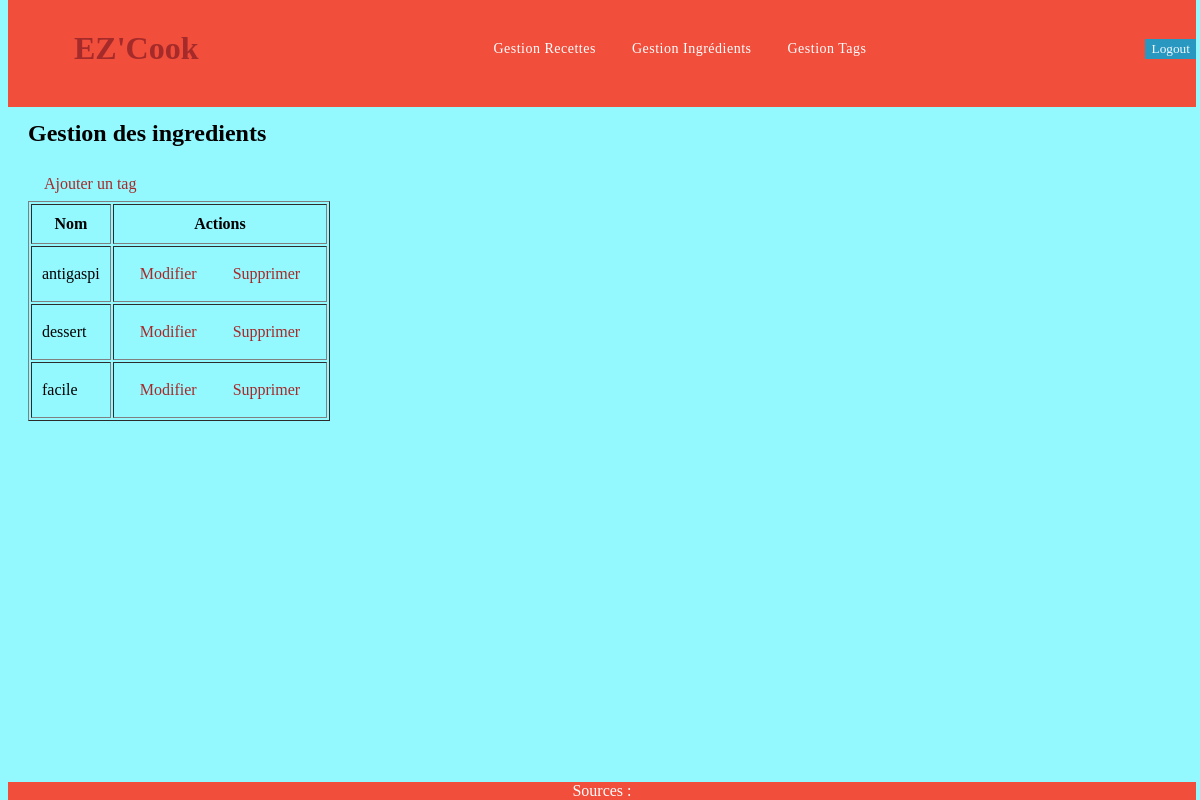
The app's page /tags.php (signed in), older data.
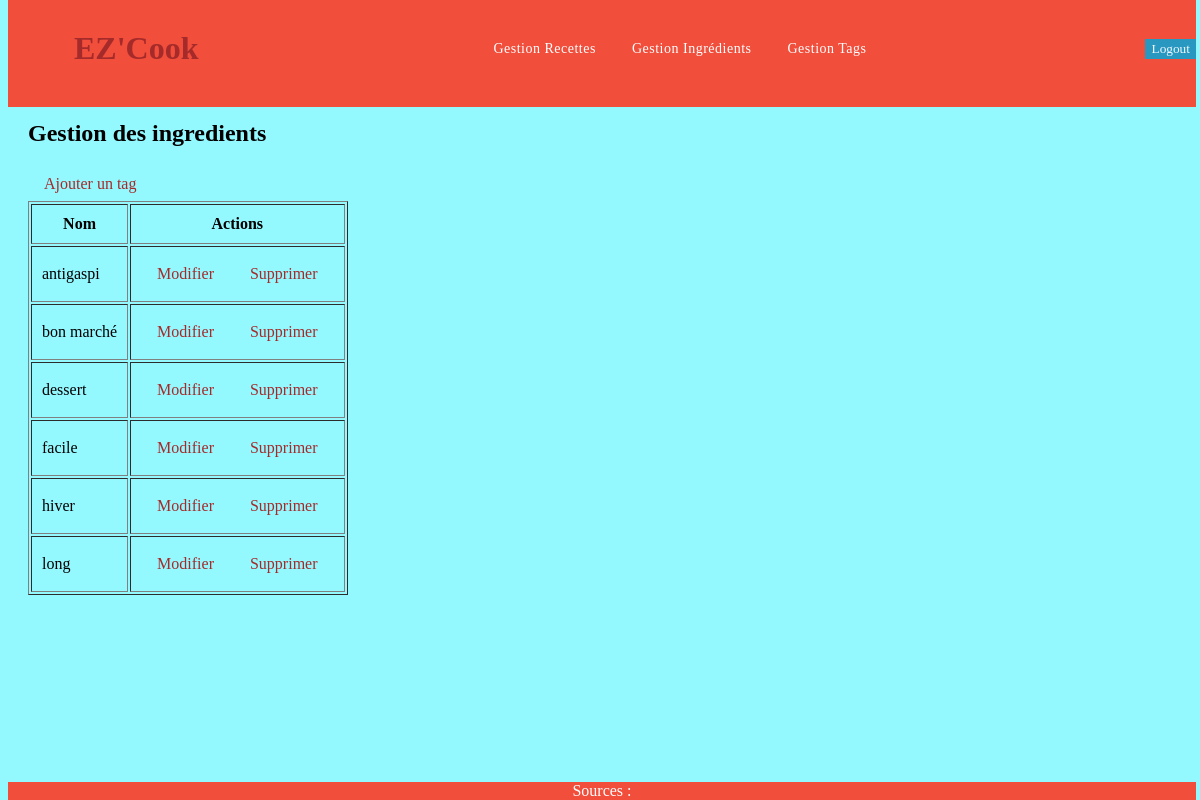
The same page, newer data.
### tables this page shows
CREATE TABLE `tag` (
  `nomTag` varchar(255) NOT NULL
);

### DataBase.php (called while the page is built, shortened)
<?php
class DataBase{
    public static function chargerTags($pdo): array{
        $sqlAlltag = "SELECT * FROM tag" ;
        $statement = $pdo->prepare($sqlAlltag) ;
        $statement->execute() or die(var_dump($statement->errorInfo())) ;
        $result = $statement->fetchAll(PDO::FETCH_ASSOC);
        return $result;
    }
}
?>

### tags.php (the view, shortened to what this page needs)
<?php
require_once __DIR__ . '/Template.php';
require_once __DIR__ . '/DataBase.php';
$pdo=DataBase::getConnection();
$tags=DataBase::chargerTags($pdo);?>
<h2>Gestion des ingredients</h2>
<a href="tags_ajouter.php">Ajouter un tag</a>
<table border="1" cellpadding="10">
    <thead>
        <tr>
            <th>Nom</th>
            <th>Actions</th>
        </tr>
    </thead>
<tbody>
    <?php foreach($tags as $t):?>
    <tr>
        <td><?= htmlspecialchars($t['nomTag'])?></td>
        <td>
        <a href="tags_modifier.php?id=<?=$t['nomTag']?>">Modifier</a>
        <a href="tags_supprimer.php?id=<?$t['nomTag']?>">Supprimer</a>
        </td>
    </tr>
    <?php endforeach; ?>
</tbody>
</table>

Row changes from the older to the newer data that the page shows:
added tag: nomTag "bon marché"
added tag: nomTag "hiver"
added tag: nomTag "long"
